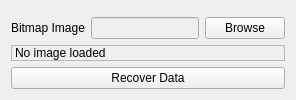
     <widget class="QWidget" name="tab_2">
      <attribute name="title">
       <string>Recover</string>
      </attribute>
      <layout class="QGridLayout" name="gridLayout">
       <item row="0" column="0" colspan="3">
        <widget class="QLabel" name="lblWetImgDisplay">
         <property name="sizePolicy">
          <sizepolicy hsizetype="Preferred" vsizetype="Ignored">
           <horstretch>0</horstretch>
           <verstretch>0</verstretch>
          </sizepolicy>
         </property>
         <property name="palette">
          <palette>
           <active>
            <colorrole role="WindowText">
             <brush brushstyle="SolidPattern">
              <color alpha="255">
               <red>255</red>
               <green>255</green>
               <blue>255</blue>
              </color>
             </brush>
            </colorrole>
            <colorrole role="Button">
             <brush brushstyle="SolidPattern">
              <color alpha="255">
               <red>0</red>
               <green>0</green>
               <blue>0</blue>
              </color>
             </brush>
            </colorrole>
            <colorrole role="Light">
             <brush brushstyle="SolidPattern">
              <color alpha="255">
               <red>0</red>
               <green>0</green>
               <blue>0</blue>
              </color>
             </brush>
            </colorrole>
            <colorrole role="Midlight">
             <brush brushstyle="SolidPattern">
              <color alpha="255">
               <red>0</red>
               <green>0</green>
               <blue>0</blue>
              </color>
             </brush>
            </colorrole>
            <colorrole role="Dark">
             <brush brushstyle="SolidPattern">
              <color alpha="255">
               <red>0</red>
               <green>0</green>
               <blue>0</blue>
              </color>
             </brush>
            </colorrole>
            <colorrole role="Mid">
             <brush brushstyle="SolidPattern">
              <color alpha="255">
               <red>0</red>
               <green>0</green>
               <blue>0</blue>
              </color>
             </brush>
            </colorrole>
            <colorrole role="Text">
             <brush brushstyle="SolidPattern">
              <color alpha="255">
               <red>255</red>
               <green>255</green>
               <blue>255</blue>
              </color>
             </brush>
            </colorrole>
            <colorrole role="BrightText">
             <brush brushstyle="SolidPattern">
              <color alpha="255">
               <red>255</red>
               <green>255</green>
               <blue>255</blue>
              </color>
             </brush>
            </colorrole>
            <colorrole role="ButtonText">
             <brush brushstyle="SolidPattern">
              <color alpha="255">
               <red>255</red>
               <green>255</green>
               <blue>255</blue>
              </color>
             </brush>
            </colorrole>
            <colorrole role="Base">
             <brush brushstyle="SolidPattern">
              <color alpha="255">
               <red>0</red>
               <green>0</green>
               <blue>0</blue>
              </color>
             </brush>
            </colorrole>
            <colorrole role="Window">
             <brush brushstyle="SolidPattern">
              <color alpha="255">
               <red>0</red>
               <green>0</green>
               <blue>0</blue>
              </color>
             </brush>
            </colorrole>
            <colorrole role="Shadow">
             <brush brushstyle="SolidPattern">
              <color alpha="255">
               <red>0</red>
               <green>0</green>
               <blue>0</blue>
              </color>
             </brush>
            </colorrole>
            <colorrole role="AlternateBase">
             <brush brushstyle="SolidPattern">
              <color alpha="255">
               <red>0</red>
               <green>0</green>
               <blue>0</blue>
              </color>
             </brush>
            </colorrole>
            <colorrole role="ToolTipBase">
             <brush brushstyle="SolidPattern">
              <color alpha="255">
               <red>255</red>
               <green>255</green>
               <blue>220</blue>
              </color>
             </brush>
            </colorrole>
            <colorrole role="ToolTipText">
             <brush brushstyle="SolidPattern">
              <color alpha="255">
               <red>0</red>
               <green>0</green>
               <blue>0</blue>
              </color>
             </brush>
            </colorrole>
           </active>
           <inactive>
            <colorrole role="WindowText">
             <brush brushstyle="SolidPattern">
              <color alpha="255">
               <red>255</red>
               <green>255</green>
               <blue>255</blue>
              </color>
             </brush>
            </colorrole>
            <colorrole role="Button">
             <brush brushstyle="SolidPattern">
              <color alpha="255">
               <red>0</red>
               <green>0</green>
               <blue>0</blue>
              </color>
             </brush>
            </colorrole>
            <colorrole role="Light">
             <brush brushstyle="SolidPattern">
              <color alpha="255">
               <red>0</red>
               <green>0</green>
               <blue>0</blue>
              </color>
             </brush>
            </colorrole>
            <colorrole role="Midlight">
             <brush brushstyle="SolidPattern">
              <color alpha="255">
               <red>0</red>
               <green>0</green>
               <blue>0</blue>
              </color>
             </brush>
            </colorrole>
            <colorrole role="Dark">
             <brush brushstyle="SolidPattern">
              <color alpha="255">
               <red>0</red>
               <green>0</green>
               <blue>0</blue>
              </color>
             </brush>
            </colorrole>
            <colorrole role="Mid">
             <brush brushstyle="SolidPattern">
              <color alpha="255">
               <red>0</red>
               <green>0</green>
               <blue>0</blue>
              </color>
             </brush>
            </colorrole>
            <colorrole role="Text">
             <brush brushstyle="SolidPattern">
              <color alpha="255">
               <red>255</red>
               <green>255</green>
               <blue>255</blue>
              </color>
             </brush>
            </colorrole>
            <colorrole role="BrightText">
             <brush brushstyle="SolidPattern">
              <color alpha="255">
               <red>255</red>
               <green>255</green>
               <blue>255</blue>
              </color>
             </brush>
            </colorrole>
            <colorrole role="ButtonText">
             <brush brushstyle="SolidPattern">
              <color alpha="255">
               <red>255</red>
               <green>255</green>
               <blue>255</blue>
              </color>
             </brush>
            </colorrole>
            <colorrole role="Base">
             <brush brushstyle="SolidPattern">
              <color alpha="255">
               <red>0</red>
               <green>0</green>
               <blue>0</blue>
              </color>
             </brush>
            </colorrole>
            <colorrole role="Window">
             <brush brushstyle="SolidPattern">
              <color alpha="255">
               <red>0</red>
               <green>0</green>
               <blue>0</blue>
              </color>
             </brush>
            </colorrole>
            <colorrole role="Shadow">
             <brush brushstyle="SolidPattern">
              <color alpha="255">
               <red>0</red>
               <green>0</green>
               <blue>0</blue>
              </color>
             </brush>
            </colorrole>
            <colorrole role="AlternateBase">
             <brush brushstyle="SolidPattern">
              <color alpha="255">
               <red>0</red>
               <green>0</green>
               <blue>0</blue>
              </color>
             </brush>
            </colorrole>
            <colorrole role="ToolTipBase">
             <brush brushstyle="SolidPattern">
              <color alpha="255">
               <red>255</red>
               <green>255</green>
               <blue>220</blue>
              </color>
             </brush>
            </colorrole>
            <colorrole role="ToolTipText">
             <brush brushstyle="SolidPattern">
              <color alpha="255">
               <red>0</red>
               <green>0</green>
               <blue>0</blue>
              </color>
             </brush>
            </colorrole>
           </inactive>
           <disabled>
            <colorrole role="WindowText">
             <brush brushstyle="SolidPattern">
              <color alpha="255">
               <red>0</red>
               <green>0</green>
               <blue>0</blue>
              </color>
             </brush>
            </colorrole>
            <colorrole role="Button">
             <brush brushstyle="SolidPattern">
              <color alpha="255">
               <red>0</red>
               <green>0</green>
               <blue>0</blue>
              </color>
             </brush>
            </colorrole>
            <colorrole role="Light">
             <brush brushstyle="SolidPattern">
              <color alpha="255">
               <red>0</red>
               <green>0</green>
               <blue>0</blue>
              </color>
             </brush>
            </colorrole>
            <colorrole role="Midlight">
             <brush brushstyle="SolidPattern">
              <color alpha="255">
               <red>0</red>
               <green>0</green>
               <blue>0</blue>
              </color>
             </brush>
            </colorrole>
            <colorrole role="Dark">
             <brush brushstyle="SolidPattern">
              <color alpha="255">
               <red>0</red>
               <green>0</green>
               <blue>0</blue>
              </color>
             </brush>
            </colorrole>
            <colorrole role="Mid">
             <brush brushstyle="SolidPattern">
              <color alpha="255">
               <red>0</red>
               <green>0</green>
               <blue>0</blue>
              </color>
             </brush>
            </colorrole>
            <colorrole role="Text">
             <brush brushstyle="SolidPattern">
              <color alpha="255">
               <red>0</red>
               <green>0</green>
               <blue>0</blue>
              </color>
             </brush>
            </colorrole>
            <colorrole role="BrightText">
             <brush brushstyle="SolidPattern">
              <color alpha="255">
               <red>255</red>
               <green>255</green>
               <blue>255</blue>
              </color>
             </brush>
            </colorrole>
            <colorrole role="ButtonText">
             <brush brushstyle="SolidPattern">
              <color alpha="255">
               <red>0</red>
               <green>0</green>
               <blue>0</blue>
              </color>
             </brush>
            </colorrole>
            <colorrole role="Base">
             <brush brushstyle="SolidPattern">
              <color alpha="255">
               <red>0</red>
               <green>0</green>
               <blue>0</blue>
              </color>
             </brush>
            </colorrole>
            <colorrole role="Window">
             <brush brushstyle="SolidPattern">
              <color alpha="255">
               <red>0</red>
               <green>0</green>
               <blue>0</blue>
              </color>
             </brush>
            </colorrole>
            <colorrole role="Shadow">
             <brush brushstyle="SolidPattern">
              <color alpha="255">
               <red>0</red>
               <green>0</green>
               <blue>0</blue>
              </color>
             </brush>
            </colorrole>
            <colorrole role="AlternateBase">
             <brush brushstyle="SolidPattern">
              <color alpha="255">
               <red>0</red>
               <green>0</green>
               <blue>0</blue>
              </color>
             </brush>
            </colorrole>
            <colorrole role="ToolTipBase">
             <brush brushstyle="SolidPattern">
              <color alpha="255">
               <red>255</red>
               <green>255</green>
               <blue>220</blue>
              </color>
             </brush>
            </colorrole>
            <colorrole role="ToolTipText">
             <brush brushstyle="SolidPattern">
              <color alpha="255">
               <red>0</red>
               <green>0</green>
               <blue>0</blue>
              </color>
             </brush>
            </colorrole>
           </disabled>
          </palette>
         </property>
         <property name="acceptDrops">
          <bool>true</bool>
         </property>
         <property name="whatsThis">
          <string>&lt;!DOCTYPE HTML PUBLIC &quot;-//W3C//DTD HTML 4.0//EN&quot; &quot;http://www.w3.org/TR/REC-html40/strict.dtd&quot;&gt;
&lt;html&gt;&lt;head&gt;&lt;meta name=&quot;qrichtext&quot; content=&quot;1&quot; /&gt;&lt;style type=&quot;text/css&quot;&gt;
p, li { white-space: pre-wrap; }
&lt;/style&gt;&lt;/head&gt;&lt;body style=&quot; font-family:'MS Shell Dlg 2'; font-size:8.25pt; font-weight:400; font-style:normal;&quot;&gt;
&lt;p style=&quot; margin-top:0px; margin-bottom:0px; margin-left:0px; margin-right:0px; -qt-block-indent:0; text-indent:0px;&quot;&gt;&lt;span style=&quot; font-size:x-large;&quot;&gt;Drag Image Here&lt;br /&gt;&lt;br /&gt;OR&lt;br /&gt;&lt;br /&gt;Select it by browsing&lt;br /&gt;&lt;br /&gt;(BMP Images only)&lt;/span&gt;&lt;/p&gt;&lt;/body&gt;&lt;/html&gt;</string>
         </property>
         <property name="autoFillBackground">
          <bool>true</bool>
         </property>
         <property name="frameShape">
          <enum>QFrame::StyledPanel</enum>
         </property>
         <property name="frameShadow">
          <enum>QFrame::Plain</enum>
         </property>
         <property name="text">
          <string/>
         </property>
         <property name="pixmap">
          <pixmap resource="stegosaurus.qrc">:/StegoSaurus/images/stegosaurus-256x256.png</pixmap>
         </property>
         <property name="alignment">
          <set>Qt::AlignCenter</set>
         </property>
        </widget>
       </item>
       <item row="1" column="0">
        <widget class="QLabel" name="label_6">
         <property name="text">
          <string>Bitmap Image</string>
         </property>
        </widget>
       </item>
       <item row="1" column="1">
        <widget class="QLineEdit" name="txtWetImg">
         <property name="enabled">
          <bool>false</bool>
         </property>
         <property name="whatsThis">
          <string>&lt;!DOCTYPE HTML PUBLIC &quot;-//W3C//DTD HTML 4.0//EN&quot; &quot;http://www.w3.org/TR/REC-html40/strict.dtd&quot;&gt;
&lt;html&gt;&lt;head&gt;&lt;meta name=&quot;qrichtext&quot; content=&quot;1&quot; /&gt;&lt;style type=&quot;text/css&quot;&gt;
p, li { white-space: pre-wrap; }
&lt;/style&gt;&lt;/head&gt;&lt;body style=&quot; font-family:'MS Shell Dlg 2'; font-size:8.25pt; font-weight:400; font-style:normal;&quot;&gt;
&lt;p style=&quot; margin-top:0px; margin-bottom:0px; margin-left:0px; margin-right:0px; -qt-block-indent:0; text-indent:0px; font-size:8pt;&quot;&gt;&lt;span style=&quot; font-size:12pt; font-weight:600;&quot;&gt;The path of the wet image&lt;/span&gt;&lt;/p&gt;&lt;/body&gt;&lt;/html&gt;</string>
         </property>
        </widget>
       </item>
       <item row="1" column="2">
        <widget class="QPushButton" name="btnWetImg">
         <property name="whatsThis">
          <string>&lt;!DOCTYPE HTML PUBLIC &quot;-//W3C//DTD HTML 4.0//EN&quot; &quot;http://www.w3.org/TR/REC-html40/strict.dtd&quot;&gt;
&lt;html&gt;&lt;head&gt;&lt;meta name=&quot;qrichtext&quot; content=&quot;1&quot; /&gt;&lt;style type=&quot;text/css&quot;&gt;
p, li { white-space: pre-wrap; }
&lt;/style&gt;&lt;/head&gt;&lt;body style=&quot; font-family:'MS Shell Dlg 2'; font-size:8.25pt; font-weight:400; font-style:normal;&quot;&gt;
&lt;p style=&quot; margin-top:0px; margin-bottom:0px; margin-left:0px; margin-right:0px; -qt-block-indent:0; text-indent:0px; font-size:8pt;&quot;&gt;&lt;span style=&quot; font-size:11pt; font-weight:600;&quot;&gt;Select the wet image&lt;/span&gt;&lt;/p&gt;&lt;/body&gt;&lt;/html&gt;</string>
         </property>
         <property name="text">
          <string>Browse</string>
         </property>
        </widget>
       </item>
       <item row="2" column="0" colspan="3">
        <widget class="QLabel" name="lblWetImgInfo">
         <property name="sizePolicy">
          <sizepolicy hsizetype="Preferred" vsizetype="Fixed">
           <horstretch>0</horstretch>
           <verstretch>0</verstretch>
          </sizepolicy>
         </property>
         <property name="whatsThis">
          <string>&lt;!DOCTYPE HTML PUBLIC &quot;-//W3C//DTD HTML 4.0//EN&quot; &quot;http://www.w3.org/TR/REC-html40/strict.dtd&quot;&gt;
&lt;html&gt;&lt;head&gt;&lt;meta name=&quot;qrichtext&quot; content=&quot;1&quot; /&gt;&lt;style type=&quot;text/css&quot;&gt;
p, li { white-space: pre-wrap; }
&lt;/style&gt;&lt;/head&gt;&lt;body style=&quot; font-family:'MS Shell Dlg 2'; font-size:8.25pt; font-weight:400; font-style:normal;&quot;&gt;
&lt;p style=&quot; margin-top:0px; margin-bottom:0px; margin-left:0px; margin-right:0px; -qt-block-indent:0; text-indent:0px;&quot;&gt;&lt;span style=&quot; font-size:12pt; font-weight:600;&quot;&gt;Shows wet image info&lt;/span&gt;&lt;/p&gt;&lt;/body&gt;&lt;/html&gt;</string>
         </property>
         <property name="frameShape">
          <enum>QFrame::StyledPanel</enum>
         </property>
         <property name="text">
          <string>No image loaded</string>
         </property>
        </widget>
       </item>
       <item row="3" column="0" colspan="3">
        <widget class="QPushButton" name="btnRecover">
         <property name="whatsThis">
          <string>&lt;!DOCTYPE HTML PUBLIC &quot;-//W3C//DTD HTML 4.0//EN&quot; &quot;http://www.w3.org/TR/REC-html40/strict.dtd&quot;&gt;
&lt;html&gt;&lt;head&gt;&lt;meta name=&quot;qrichtext&quot; content=&quot;1&quot; /&gt;&lt;style type=&quot;text/css&quot;&gt;
p, li { white-space: pre-wrap; }
&lt;/style&gt;&lt;/head&gt;&lt;body style=&quot; font-family:'MS Shell Dlg 2'; font-size:8.25pt; font-weight:400; font-style:normal;&quot;&gt;
&lt;p style=&quot; margin-top:0px; margin-bottom:0px; margin-left:0px; margin-right:0px; -qt-block-indent:0; text-indent:0px;&quot;&gt;&lt;span style=&quot; font-size:12pt; font-weight:600;&quot;&gt;Hit this to recover data from the bitmap image&lt;/span&gt;&lt;/p&gt;&lt;/body&gt;&lt;/html&gt;</string>
         </property>
         <property name="text">
          <string>Recover Data</string>
         </property>
        </widget>
       </item>
      </layout>
     </widget>
